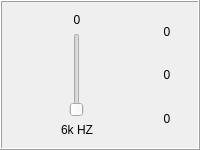
                 <widget class="QFrame" name="frame_7">
                  <property name="frameShape">
                   <enum>QFrame::Box</enum>
                  </property>
                  <property name="frameShadow">
                   <enum>QFrame::Raised</enum>
                  </property>
                  <layout class="QVBoxLayout" name="verticalLayout_9">
                   <item>
                    <layout class="QHBoxLayout" name="horizontalLayout_40">
                     <item>
                      <layout class="QVBoxLayout" name="verticalLayout_42">
                       <item>
                        <widget class="QLabel" name="label_95">
                         <property name="text">
                          <string>0</string>
                         </property>
                         <property name="alignment">
                          <set>Qt::AlignCenter</set>
                         </property>
                        </widget>
                       </item>
                       <item>
                        <layout class="QHBoxLayout" name="horizontalLayout_41">
                         <item>
                          <widget class="QSlider" name="verticalSlider_25">
                           <property name="sizePolicy">
                            <sizepolicy hsizetype="Maximum" vsizetype="Expanding">
                             <horstretch>0</horstretch>
                             <verstretch>0</verstretch>
                            </sizepolicy>
                           </property>
                           <property name="focusPolicy">
                            <enum>Qt::StrongFocus</enum>
                           </property>
                           <property name="layoutDirection">
                            <enum>Qt::LeftToRight</enum>
                           </property>
                           <property name="autoFillBackground">
                            <bool>false</bool>
                           </property>
                           <property name="orientation">
                            <enum>Qt::Vertical</enum>
                           </property>
                          </widget>
                         </item>
                        </layout>
                       </item>
                       <item>
                        <widget class="QLabel" name="label_6k_HZ">
                         <property name="text">
                          <string>6k HZ</string>
                         </property>
                         <property name="alignment">
                          <set>Qt::AlignCenter</set>
                         </property>
                        </widget>
                       </item>
                      </layout>
                     </item>
                     <item>
                      <layout class="QVBoxLayout" name="verticalLayout_43">
                       <item>
                        <widget class="QLabel" name="label_97">
                         <property name="maximumSize">
                          <size>
                           <width>40</width>
                           <height>40</height>
                          </size>
                         </property>
                         <property name="text">
                          <string>0</string>
                         </property>
                         <property name="scaledContents">
                          <bool>true</bool>
                         </property>
                         <property name="alignment">
                          <set>Qt::AlignCenter</set>
                         </property>
                        </widget>
                       </item>
                       <item>
                        <widget class="QLabel" name="label_98">
                         <property name="maximumSize">
                          <size>
                           <width>40</width>
                           <height>40</height>
                          </size>
                         </property>
                         <property name="text">
                          <string>0</string>
                         </property>
                         <property name="scaledContents">
                          <bool>true</bool>
                         </property>
                         <property name="alignment">
                          <set>Qt::AlignCenter</set>
                         </property>
                        </widget>
                       </item>
                       <item>
                        <widget class="QLabel" name="label_99">
                         <property name="maximumSize">
                          <size>
                           <width>40</width>
                           <height>40</height>
                          </size>
                         </property>
                         <property name="text">
                          <string>0</string>
                         </property>
                         <property name="scaledContents">
                          <bool>true</bool>
                         </property>
                         <property name="alignment">
                          <set>Qt::AlignCenter</set>
                         </property>
                        </widget>
                       </item>
                      </layout>
                     </item>
                    </layout>
                   </item>
                  </layout>
                 </widget>
